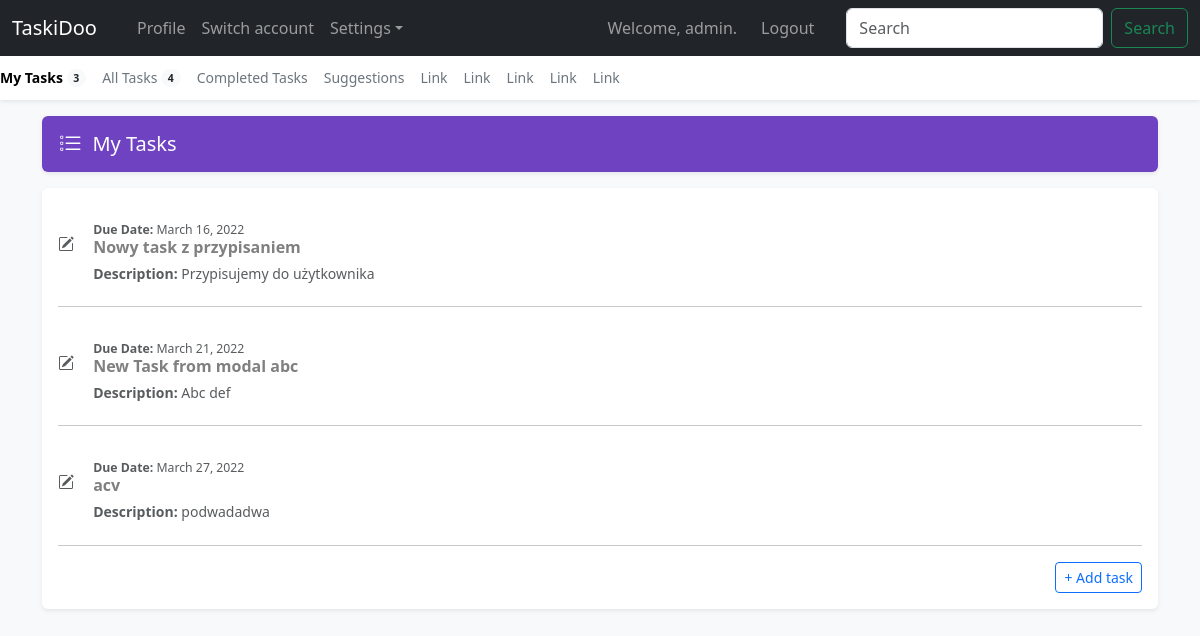
Page /tasks/ (signed in) on the committed database.
### todo_apps/models.py (models this page shows, shortened)
class Task(models.Model):
    text_title = models.CharField(max_length=200)
    text_desc = models.TextField(max_length=10000, default='')
    date_added = models.DateTimeField(auto_now_add=True)
    owner = models.ForeignKey(User, on_delete=models.CASCADE)
    comment = models.TextField(max_length=10000, default='')
    date_due = models.DateField()
    status = models.BooleanField(default=False)

### todo_apps/views.py (the view)
# urls.py: path('tasks/', views.tasks, name='tasks'),
@login_required
def tasks(request):
    tasks = Task.objects.filter(owner=request.user, status=False).order_by('date_due')
    all_tasks = Task.objects.filter(status=False)
    if request.method != 'POST':
        form = TaskForm()
    else:
        form = TaskForm(request.POST)
        if form.is_valid():
            form.save()
            return redirect('todo_apps:tasks')
    context = {'tasks': tasks, 'all_tasks': all_tasks}
    return render(request, 'todo_apps/tasks.html', context)

### todo_apps/templates/todo_apps/tasks.html (shortened to what this page needs)
{% extends "todo_apps/base.html" %}
{% block content %}
<main class="container">
    <div class="d-flex align-items-center p-3 my-3 text-white bg-purple rounded shadow-sm">
        <div class="lh-1">
            <h1 class="h5 mb-0 text-white lh-1">My Tasks</h1>
        </div>
    </div>
    <div class="my-3 p-3 bg-body rounded shadow-sm">
        {% for task in tasks %}
            <div class="d-flex text-muted pt-3">
            <p class="pb-2 mb-0 small lh-sm" hx-trigger="click" hx-get="{% url 'todo_apps:edit_task' task.id %}" hx-target="#dialog">
                <small><strong>Due Date:</strong> {{ task.date_due }}</small>
                <a class="myBtn d-block text-decoration-none task-item h6"><strong>{{ task.text_title }}</strong></a>
                <strong>Description:</strong> {{ task.text_desc }}
            </p>
            </div>
            <hr style="background-color: #dee2e6 1px solid">
        {% empty %}
            <p>No tasks added!</p>
        {% endfor %}
        <div class="d-block text-end mt-3">
            <button class="myBtn btn btn-outline-primary btn-sm" hx-get="{% url 'todo_apps:new_task' %}" hx-target="#dialog">+ Add task</a></button>
        </div>
    </div>
    </main>
{% endblock content %}

### todo_apps/templates/todo_apps/base.html (shortened to what this page needs)
{% load bootstrap5 %}
<!doctype html>
<html lang="en">
  <head>
    {% bootstrap_css %}
  </head>
  {% if user.is_authenticated %}
  <body class="bg-light">
        <nav class="navbar navbar-expand-lg fixed-top navbar-dark bg-dark" aria-label="Main navigation">
        <div class="container-fluid">
            <a class="navbar-brand" href="{% url 'todo_apps:index' %}">TaskiDoo</a>
            <div class="navbar-collapse offcanvas-collapse" id="navbarsExampleDefault">
            <ul class="navbar-nav me-auto mb-2 mb-lg-0">
                <li class="nav-item">
                  <a class="nav-link"></a>
                  </li>
                <li class="nav-item">
                <a class="nav-link" href="#">Profile</a>
                </li>
                <li class="nav-item">
                <a class="nav-link" href="#">Switch account</a>
                </li>
                <li class="nav-item dropdown">
                <a class="nav-link dropdown-toggle" href="#" id="dropdown01" data-bs-toggle="dropdown" aria-expanded="false">Settings</a>
                </li>
            </ul>
            <ul class="navbar-nav me-0 mb-5 mb-lg-0">
            {% if user.is_authenticated %}
            <li class="nav-item me-2">
            <a class="nav-link">Welcome, {{ user.username }}.</a>
            </li>
            <li class="nav-item me-4">
                <a class="nav-link" href="{% url 'users:logout' %}">Logout</a>
            </li>
            {% endif %}
            <form class="d-flex">
                <input class="form-control me-2" type="search" placeholder="Search" aria-label="Search">
                <button class="btn btn-outline-success" type="submit">Search</button>
            </form>
            </div>
        </div>
        </nav>
        <div class="nav-scroller bg-body shadow-sm">
        <nav class="nav nav-underline" aria-label="Secondary navigation">
            <a class="nav-link active" aria-current="page" href="{% url 'todo_apps:tasks' %}">
              My Tasks
            <span class="badge bg-light text-dark rounded-pill align-text-bottom">{{ tasks.count }}</span>
            </a>
            <a class="nav-link" href="{% url 'todo_apps:all_tasks' %}">
              All Tasks
            <span class="badge bg-light text-dark rounded-pill align-text-bottom">{{ all_tasks.count}}</span>
            </a>
            <a class="nav-link" href="{% url 'todo_apps:completed_tasks' %}">Completed Tasks</a>
            <a class="nav-link" href="#">Suggestions</a>
            <a class="nav-link" href="#">Link</a>
            <a class="nav-link" href="#">Link</a>
            <a class="nav-link" href="#">Link</a>
            <a class="nav-link" href="#">Link</a>
            <a class="nav-link" href="#">Link</a>
        </nav>
        </div>
{% endif %}
{% block content %} {% endblock content %}
  </body>
</html>

### todo_apps/templates/todo_apps/base.html (style rules this page uses)
html, body { overflow-x: hidden; }
body { padding-top: 56px; }
.nav-scroller { position: relative; z-index: 2; height: 2.75rem; overflow-y: hidden; }
.nav-scroller .nav { display: flex; flex-wrap: nowrap; padding-bottom: 1rem; margin-top: -1px; overflow-x: auto; color: rgba(255, 255, 255, .75); text-align: center; white-space: nowrap; -webkit-overflow-scrolling: touch; }
.nav-underline .nav-link { padding-top: .75rem; padding-bottom: .75rem; font-size: .875rem; color: #6c757d; }
.nav-underline .active { font-weight: 500; color: #343a40; }
.bg-purple { background-color: #6f42c1; }

### todo_apps/templates/todo_apps/tasks.html (style rules this page uses)
.task-item { color: gray; }

### rows in the picture
Task: date_due "March 16, 2022", text_title "Nowy task z przypisaniem", text_desc "Przypisujemy do użytkownika"
Task: date_due "March 21, 2022", text_title "New Task from modal abc", text_desc "Abc def"
Task: date_due "March 27, 2022", text_title "acv", text_desc "podwadadwa"

### other values in the picture
{{ user.username }} "admin"
{{ tasks.count }} "3"
{{ all_tasks.count }} "4"
